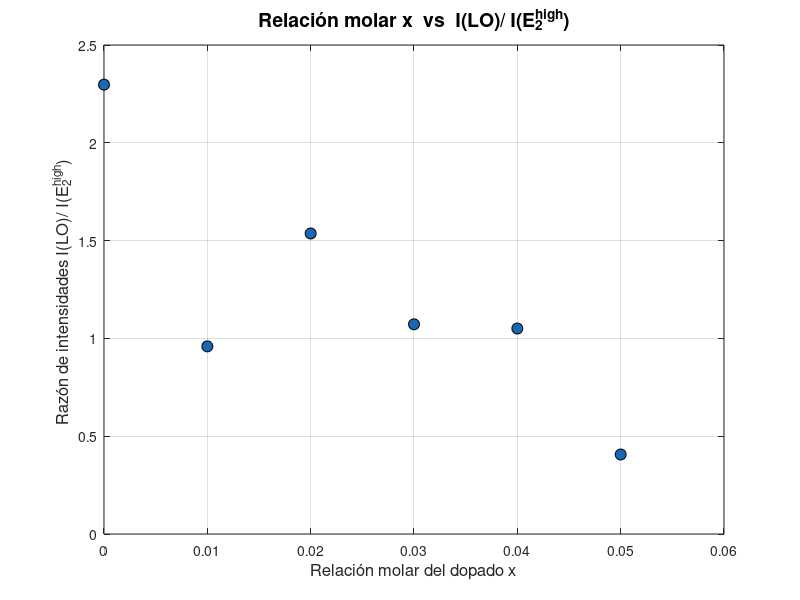

Source code (MATLAB):
% Datos
x = [0, 0.01, 0.02, 0.03, 0.04, 0.05]; % Eje X
II = [2.297423524, 0.959289016, 1.536413285, 1.072074826, 1.050525176, 0.406505807]; % Eje Y

% Crear la figura
figure;
plot(x, II, 'o', 'MarkerSize', 8, 'MarkerFaceColor', [0.1, 0.4, 0.7], 'MarkerEdgeColor', 'k');
grid on;

% Etiquetas
xlabel('Relación molar del dopado x', 'FontSize', 12);
ylabel('Razón de intensidades I(LO)/ I(E_2^{high}) ', 'FontSize', 12);
title('Relación molar x  vs  I(LO)/ I(E_2^{high})', 'FontSize', 14);

% Mejoras visuales
xlim([0 0.06]);
ylim([0 2.5]);

